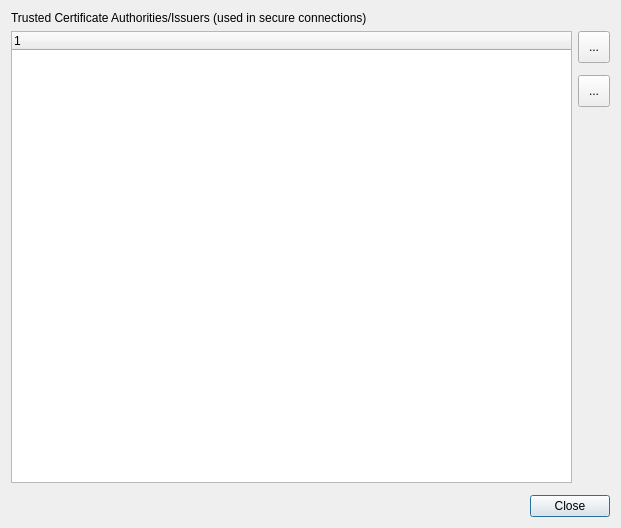
<?xml version="1.0" encoding="UTF-8"?>
<ui version="4.0">
 <class>QgsAuthTrustedCAsDialog</class>
 <widget class="QDialog" name="QgsAuthTrustedCAsDialog">
  <property name="geometry">
   <rect>
    <x>0</x>
    <y>0</y>
    <width>621</width>
    <height>528</height>
   </rect>
  </property>
  <property name="windowTitle">
   <string>Trusted Certificate Authorities</string>
  </property>
  <layout class="QVBoxLayout" name="verticalLayout">
   <property name="spacing">
    <number>6</number>
   </property>
   <item>
    <widget class="QLabel" name="lblTrustedCAs">
     <property name="text">
      <string>Trusted Certificate Authorities/Issuers (used in secure connections)</string>
     </property>
     <property name="wordWrap">
      <bool>true</bool>
     </property>
    </widget>
   </item>
   <item>
    <layout class="QGridLayout" name="gridLayout">
     <property name="horizontalSpacing">
      <number>0</number>
     </property>
     <property name="verticalSpacing">
      <number>6</number>
     </property>
     <item row="0" column="1">
      <layout class="QVBoxLayout" name="verticalLayout_2">
       <property name="spacing">
        <number>12</number>
       </property>
       <property name="leftMargin">
        <number>6</number>
       </property>
       <item>
        <widget class="QToolButton" name="btnInfoCa">
         <property name="minimumSize">
          <size>
           <width>32</width>
           <height>32</height>
          </size>
         </property>
         <property name="text">
          <string>...</string>
         </property>
         <property name="icon">
          <iconset resource="../../../images/images.qrc">
           <normaloff>:/images/themes/default/propertyicons/metadata.svg</normaloff>:/images/themes/default/propertyicons/metadata.svg</iconset>
         </property>
         <property name="iconSize">
          <size>
           <width>20</width>
           <height>20</height>
          </size>
         </property>
        </widget>
       </item>
       <item>
        <widget class="QToolButton" name="btnGroupByOrg">
         <property name="minimumSize">
          <size>
           <width>32</width>
           <height>32</height>
          </size>
         </property>
         <property name="toolTip">
          <string>Group by organization</string>
         </property>
         <property name="text">
          <string>...</string>
         </property>
         <property name="icon">
          <iconset resource="../../../images/images.qrc">
           <normaloff>:/images/themes/default/mActionFilter.svg</normaloff>:/images/themes/default/mActionFilter.svg</iconset>
         </property>
         <property name="iconSize">
          <size>
           <width>20</width>
           <height>20</height>
          </size>
         </property>
         <property name="checkable">
          <bool>true</bool>
         </property>
         <property name="checked">
          <bool>false</bool>
         </property>
        </widget>
       </item>
       <item>
        <spacer name="verticalSpacer">
         <property name="orientation">
          <enum>Qt::Vertical</enum>
         </property>
         <property name="sizeHint" stdset="0">
          <size>
           <width>20</width>
           <height>40</height>
          </size>
         </property>
        </spacer>
       </item>
      </layout>
     </item>
     <item row="0" column="0">
      <widget class="QTreeWidget" name="treeTrustedCAs">
       <property name="editTriggers">
        <set>QAbstractItemView::NoEditTriggers</set>
       </property>
       <property name="alternatingRowColors">
        <bool>true</bool>
       </property>
       <property name="iconSize">
        <size>
         <width>26</width>
         <height>22</height>
        </size>
       </property>
       <column>
        <property name="text">
         <string notr="true">1</string>
        </property>
       </column>
      </widget>
     </item>
     <item row="1" column="0" colspan="2">
      <widget class="QgsMessageBar" name="msgBar"/>
     </item>
    </layout>
   </item>
   <item>
    <widget class="QDialogButtonBox" name="buttonBox">
     <property name="orientation">
      <enum>Qt::Horizontal</enum>
     </property>
     <property name="standardButtons">
      <set>QDialogButtonBox::Close</set>
     </property>
    </widget>
   </item>
  </layout>
 </widget>
 <customwidgets>
  <customwidget>
   <class>QgsMessageBar</class>
   <extends>QFrame</extends>
   <header>qgsmessagebar.h</header>
   <container>1</container>
  </customwidget>
 </customwidgets>
 <tabstops>
  <tabstop>treeTrustedCAs</tabstop>
  <tabstop>btnInfoCa</tabstop>
  <tabstop>btnGroupByOrg</tabstop>
 </tabstops>
 <resources>
  <include location="../../../images/images.qrc"/>
 </resources>
 <connections>
  <connection>
   <sender>buttonBox</sender>
   <signal>rejected()</signal>
   <receiver>QgsAuthTrustedCAsDialog</receiver>
   <slot>reject()</slot>
   <hints>
    <hint type="sourcelabel">
     <x>570</x>
     <y>504</y>
    </hint>
    <hint type="destinationlabel">
     <x>621</x>
     <y>366</y>
    </hint>
   </hints>
  </connection>
 </connections>
</ui>
